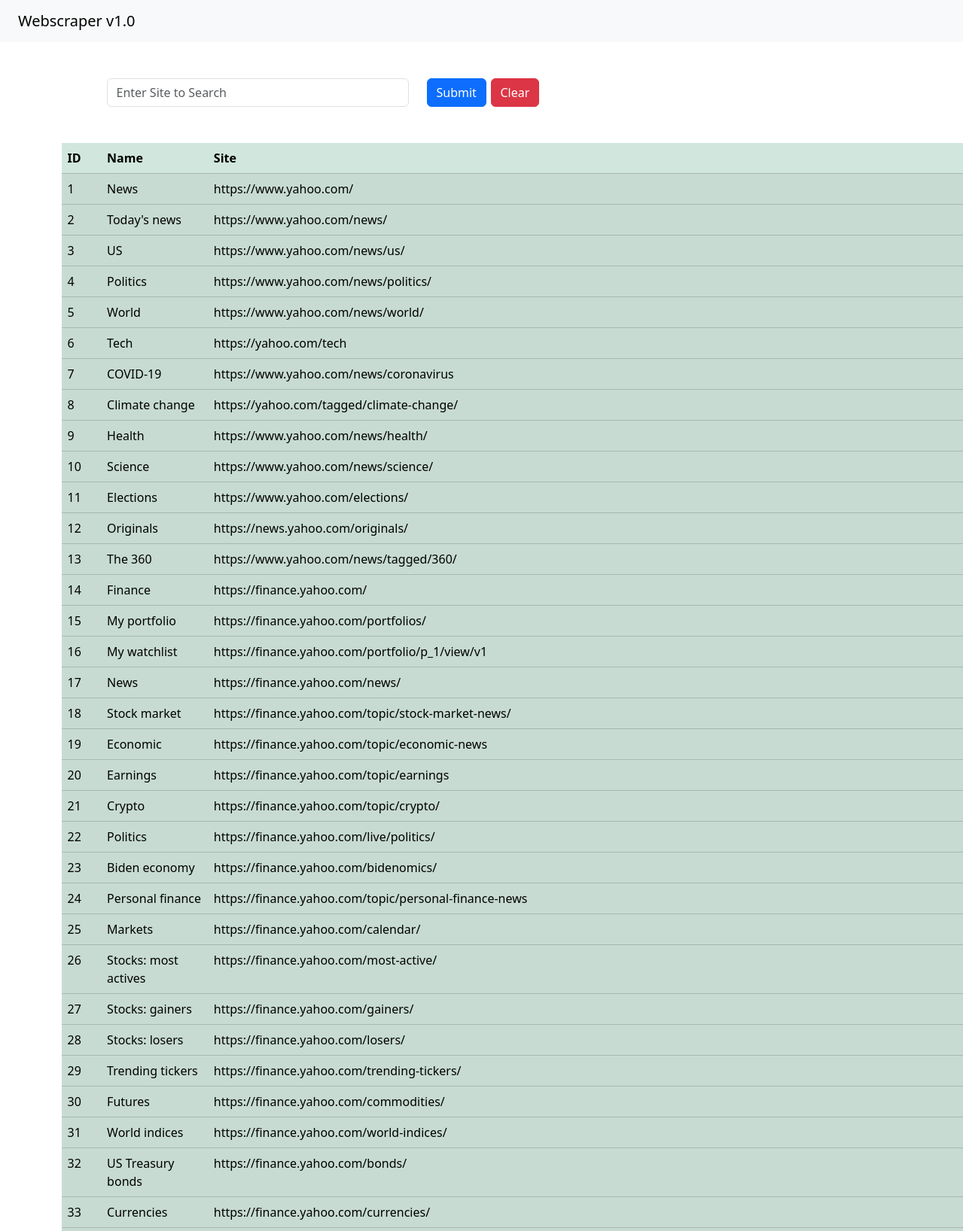
The page / (upper part) on the database its author committed.
### Webscrapeapp/models.py (models this page shows, shortened)
class Scrap(models.Model):
    address=models.CharField(max_length=500,null=True,blank=True)
    sitename=models.CharField(max_length=250,null=False,blank=True)

### Webscrapeapp/views.py (the view)
# urls.py: path('',views.home,name='home'),
def home(request):
    if request.method== "POST":
        new_scrap=request.POST.get('page','')
        urls=requests.get(new_scrap)
        Beaut=BeautifulSoup(urls.text,'html.parser')
        for link in Beaut.find_all('a'):
            s_address=link.get('href')
            s_name=link.string
            Scrap.objects.create(address=s_address,sitename=s_name)
        return HttpResponseRedirect('/')
    else:
        values=Scrap.objects.all()
    return render(request,'home.html',{'values':values})

### templates/home.html (shortened to what this page needs)
<!DOCTYPE html>
<html lang="en">
<head>
    <link rel="stylesheet" href="https://cdn.jsdelivr.net/npm/bootstrap@5.3.2/dist/css/bootstrap.min.css">
</head>
<body>
<nav class="navbar navbar-expand-lg navbar-light bg-light">
  <a class="navbar-brand px-4" href="#">Webscraper v1.0</a>
</nav>
<div class="container">
    <div class="row m-5">
        <div class="col-md-5">
        <form method="post" action="/">
            <input class="form-control" name="page" type="text" placeholder="Enter Site to Search">
        </div>
        <div class="col-md-1">
            <button class="btn btn-primary" type="submit">Submit</button>
        </div>
        <div class="col-md-1">
            <button class="btn btn-danger" type="submit">Clear</button>
        </div>
    </div>
</div>
<div class="container">
    <div class="row">
        <div class="col-md-6">
        <table class="table table-success table-striped">
   <thead>
    <tr>
      <th scope="col">ID</th>
      <th scope="col">Name</th>
      <th scope="col">Site</th>
    </tr>
  </thead>
    {% for i in values %}
  <tbody>
    <tr>
      <td>{{i.id}}</td>
      <td>{{i.sitename}}</td>
      <td>{{i.address}}</td>
    </tr>
  </tbody>
    {% endfor %}
</table>
        </div>
    </div>
</div>
</body>
</html>

### rows shown on the page
Scrap: id "1", sitename "News", address "https://www.yahoo.com/"
Scrap: id "2", sitename "Today's news", address "https://www.yahoo.com/news/"
Scrap: id "3", sitename "US", address "https://www.yahoo.com/news/us/"
Scrap: id "4", sitename "Politics", address "https://www.yahoo.com/news/politics/"
Scrap: id "5", sitename "World", address "https://www.yahoo.com/news/world/"
Scrap: id "6", sitename "Tech", address "https://yahoo.com/tech"
Scrap: id "7", sitename "COVID-19", address "https://www.yahoo.com/news/coronavirus"
Scrap: id "8", sitename "Climate change", address "https://yahoo.com/tagged/climate-change/"
Scrap: id "9", sitename "Health", address "https://www.yahoo.com/news/health/"
Scrap: id "10", sitename "Science", address "https://www.yahoo.com/news/science/"
Scrap: id "11", sitename "Elections", address "https://www.yahoo.com/elections/"
Scrap: id "12", sitename "Originals", address "https://news.yahoo.com/originals/"
Scrap: id "13", sitename "The 360", address "https://www.yahoo.com/news/tagged/360/"
Scrap: id "14", sitename "Finance", address "https://finance.yahoo.com/"
Scrap: id "15", sitename "My portfolio", address "https://finance.yahoo.com/portfolios/"
Scrap: id "16", sitename "My watchlist", address "https://finance.yahoo.com/portfolio/p_1/view/v1"
Scrap: id "17", sitename "News", address "https://finance.yahoo.com/news/"
Scrap: id "18", sitename "Stock market", address "https://finance.yahoo.com/topic/stock-market-news/"
Scrap: id "19", sitename "Economic", address "https://finance.yahoo.com/topic/economic-news"
Scrap: id "20", sitename "Earnings", address "https://finance.yahoo.com/topic/earnings"
Scrap: id "21", sitename "Crypto", address "https://finance.yahoo.com/topic/crypto/"
Scrap: id "22", sitename "Politics", address "https://finance.yahoo.com/live/politics/"
Scrap: id "23", sitename "Biden economy", address "https://finance.yahoo.com/bidenomics/"
Scrap: id "24", sitename "Personal finance", address "https://finance.yahoo.com/topic/personal-finance-news"
Scrap: id "25", sitename "Markets", address "https://finance.yahoo.com/calendar/"
Scrap: id "26", sitename "Stocks: most actives", address "https://finance.yahoo.com/most-active/"
Scrap: id "27", sitename "Stocks: gainers", address "https://finance.yahoo.com/gainers/"
Scrap: id "28", sitename "Stocks: losers", address "https://finance.yahoo.com/losers/"
Scrap: id "29", sitename "Trending tickers", address "https://finance.yahoo.com/trending-tickers/"
Scrap: id "30", sitename "Futures", address "https://finance.yahoo.com/commodities/"
Scrap: id "31", sitename "World indices", address "https://finance.yahoo.com/world-indices/"
Scrap: id "32", sitename "US Treasury bonds", address "https://finance.yahoo.com/bonds/"
Scrap: id "33", sitename "Currencies", address "https://finance.yahoo.com/currencies/"
